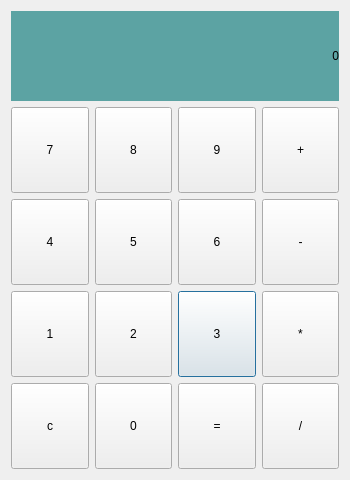
<?xml version="1.0" encoding="UTF-8"?>
<ui version="4.0">
 <class>expr</class>
 <widget class="QDialog" name="expr">
  <property name="geometry">
   <rect>
    <x>0</x>
    <y>0</y>
    <width>350</width>
    <height>480</height>
   </rect>
  </property>
  <property name="windowTitle">
   <string>计算器</string>
  </property>
  <layout class="QVBoxLayout" name="verticalLayout" stretch="2,8">
   <property name="sizeConstraint">
    <enum>QLayout::SetNoConstraint</enum>
   </property>
   <item>
    <widget class="QLabel" name="lbl_display">
     <property name="layoutDirection">
      <enum>Qt::LeftToRight</enum>
     </property>
     <property name="styleSheet">
      <string notr="true">font: 38pt &quot;Sans Serif&quot;;
background-color: rgb(92, 163, 163);</string>
     </property>
     <property name="text">
      <string>0</string>
     </property>
     <property name="textFormat">
      <enum>Qt::AutoText</enum>
     </property>
     <property name="alignment">
      <set>Qt::AlignRight|Qt::AlignTrailing|Qt::AlignVCenter</set>
     </property>
    </widget>
   </item>
   <item>
    <layout class="QGridLayout" name="gridLayout">
     <item row="2" column="2">
      <widget class="QPushButton" name="btn_3">
       <property name="sizePolicy">
        <sizepolicy hsizetype="Expanding" vsizetype="Expanding">
         <horstretch>0</horstretch>
         <verstretch>0</verstretch>
        </sizepolicy>
       </property>
       <property name="text">
        <string>3</string>
       </property>
      </widget>
     </item>
     <item row="0" column="2">
      <widget class="QPushButton" name="btn_9">
       <property name="sizePolicy">
        <sizepolicy hsizetype="Expanding" vsizetype="Expanding">
         <horstretch>0</horstretch>
         <verstretch>0</verstretch>
        </sizepolicy>
       </property>
       <property name="text">
        <string>9</string>
       </property>
      </widget>
     </item>
     <item row="3" column="0">
      <widget class="QPushButton" name="btn_clear">
       <property name="sizePolicy">
        <sizepolicy hsizetype="Expanding" vsizetype="Expanding">
         <horstretch>0</horstretch>
         <verstretch>0</verstretch>
        </sizepolicy>
       </property>
       <property name="text">
        <string>c</string>
       </property>
      </widget>
     </item>
     <item row="0" column="1">
      <widget class="QPushButton" name="btn_8">
       <property name="sizePolicy">
        <sizepolicy hsizetype="Expanding" vsizetype="Expanding">
         <horstretch>0</horstretch>
         <verstretch>0</verstretch>
        </sizepolicy>
       </property>
       <property name="text">
        <string>8</string>
       </property>
      </widget>
     </item>
     <item row="1" column="0">
      <widget class="QPushButton" name="btn_4">
       <property name="sizePolicy">
        <sizepolicy hsizetype="Expanding" vsizetype="Expanding">
         <horstretch>0</horstretch>
         <verstretch>0</verstretch>
        </sizepolicy>
       </property>
       <property name="text">
        <string>4</string>
       </property>
      </widget>
     </item>
     <item row="1" column="1" alignment="Qt::AlignHCenter">
      <widget class="QPushButton" name="btn_5">
       <property name="sizePolicy">
        <sizepolicy hsizetype="Expanding" vsizetype="Expanding">
         <horstretch>0</horstretch>
         <verstretch>0</verstretch>
        </sizepolicy>
       </property>
       <property name="text">
        <string>5</string>
       </property>
      </widget>
     </item>
     <item row="3" column="2">
      <widget class="QPushButton" name="btn_equal">
       <property name="sizePolicy">
        <sizepolicy hsizetype="Expanding" vsizetype="Expanding">
         <horstretch>0</horstretch>
         <verstretch>0</verstretch>
        </sizepolicy>
       </property>
       <property name="text">
        <string>=</string>
       </property>
      </widget>
     </item>
     <item row="3" column="3">
      <widget class="QPushButton" name="btn_div">
       <property name="sizePolicy">
        <sizepolicy hsizetype="Expanding" vsizetype="Expanding">
         <horstretch>0</horstretch>
         <verstretch>0</verstretch>
        </sizepolicy>
       </property>
       <property name="text">
        <string>/</string>
       </property>
      </widget>
     </item>
     <item row="2" column="0">
      <widget class="QPushButton" name="btn_1">
       <property name="sizePolicy">
        <sizepolicy hsizetype="Expanding" vsizetype="Expanding">
         <horstretch>0</horstretch>
         <verstretch>0</verstretch>
        </sizepolicy>
       </property>
       <property name="text">
        <string>1</string>
       </property>
      </widget>
     </item>
     <item row="0" column="0">
      <widget class="QPushButton" name="btn_7">
       <property name="sizePolicy">
        <sizepolicy hsizetype="Expanding" vsizetype="Expanding">
         <horstretch>0</horstretch>
         <verstretch>0</verstretch>
        </sizepolicy>
       </property>
       <property name="text">
        <string>7</string>
       </property>
      </widget>
     </item>
     <item row="2" column="3">
      <widget class="QPushButton" name="btn_mul">
       <property name="sizePolicy">
        <sizepolicy hsizetype="Expanding" vsizetype="Expanding">
         <horstretch>0</horstretch>
         <verstretch>0</verstretch>
        </sizepolicy>
       </property>
       <property name="text">
        <string>*</string>
       </property>
      </widget>
     </item>
     <item row="0" column="3">
      <widget class="QPushButton" name="btn_plus">
       <property name="sizePolicy">
        <sizepolicy hsizetype="Expanding" vsizetype="Expanding">
         <horstretch>0</horstretch>
         <verstretch>0</verstretch>
        </sizepolicy>
       </property>
       <property name="text">
        <string>+</string>
       </property>
      </widget>
     </item>
     <item row="3" column="1">
      <widget class="QPushButton" name="btn_0">
       <property name="sizePolicy">
        <sizepolicy hsizetype="Expanding" vsizetype="Expanding">
         <horstretch>0</horstretch>
         <verstretch>0</verstretch>
        </sizepolicy>
       </property>
       <property name="text">
        <string>0</string>
       </property>
      </widget>
     </item>
     <item row="1" column="3">
      <widget class="QPushButton" name="btn_sub">
       <property name="sizePolicy">
        <sizepolicy hsizetype="Expanding" vsizetype="Expanding">
         <horstretch>0</horstretch>
         <verstretch>0</verstretch>
        </sizepolicy>
       </property>
       <property name="text">
        <string>-</string>
       </property>
      </widget>
     </item>
     <item row="2" column="1">
      <widget class="QPushButton" name="btn_2">
       <property name="sizePolicy">
        <sizepolicy hsizetype="Expanding" vsizetype="Expanding">
         <horstretch>0</horstretch>
         <verstretch>0</verstretch>
        </sizepolicy>
       </property>
       <property name="text">
        <string>2</string>
       </property>
      </widget>
     </item>
     <item row="1" column="2">
      <widget class="QPushButton" name="btn_6">
       <property name="sizePolicy">
        <sizepolicy hsizetype="Expanding" vsizetype="Expanding">
         <horstretch>0</horstretch>
         <verstretch>0</verstretch>
        </sizepolicy>
       </property>
       <property name="text">
        <string>6</string>
       </property>
      </widget>
     </item>
    </layout>
   </item>
  </layout>
 </widget>
 <resources/>
 <connections/>
</ui>
